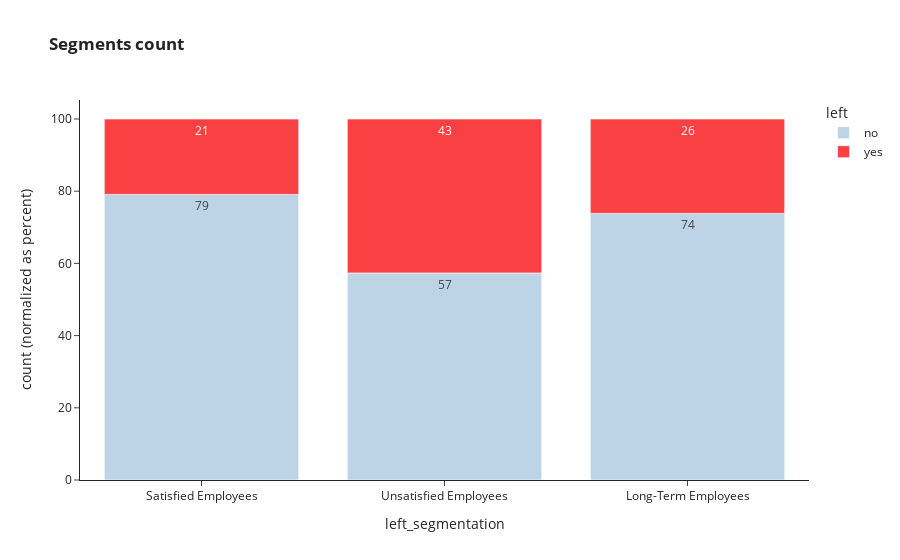

Write notebook code for a chart like this one.
### Code cell
fig = px.histogram(df_cluster, x="left_segmentation", color="left",
                title="<b> Segments count<b>",
                text_auto= '.2s',
                barnorm = "percent",
                color_discrete_sequence=["#bcd4e6", "#f94144"],


)

fig.update_xaxes(categoryorder='total descending')
fig.show()

### Figure 1 — Plotly figure (JSON) as saved in the notebook; plotly's stock layout.template omitted (floating-point values rounded to 4 significant figures; data arrays with more than 128 entries replaced by an {"elided": "..."} marker saying what was removed)
{"data": [{"alignmentgroup": "True", "bingroup": "x", "hovertemplate": "left=no<br>left_segmentation=%{x}<br>count (normalized as percent)=%{y}<extra></extra>", "legendgroup": "no", "marker": {"color": "#bcd4e6", "pattern": {"shape": ""}}, "name": "no", "offsetgroup": "no", "orientation": "v", "showlegend": true, "texttemplate": "%{value:.2s}", "type": "histogram", "x": {"elided": "6756 str values"}, "xaxis": "x", "yaxis": "y"}, {"alignmentgroup": "True", "bingroup": "x", "hovertemplate": "left=yes<br>left_segmentation=%{x}<br>count (normalized as percent)=%{y}<extra></extra>", "legendgroup": "yes", "marker": {"color": "#f94144", "pattern": {"shape": ""}}, "name": "yes", "offsetgroup": "yes", "orientation": "v", "showlegend": true, "texttemplate": "%{value:.2s}", "type": "histogram", "x": {"elided": "2784 str values"}, "xaxis": "x", "yaxis": "y"}], "layout": {"barmode": "relative", "barnorm": "percent", "legend": {"title": {"text": "left"}, "tracegroupgap": 0}, "title": {"text": "<b> Segments count<b>"}, "xaxis": {"anchor": "y", "categoryorder": "total descending", "domain": [0, 1], "title": {"text": "left_segmentation"}}, "yaxis": {"anchor": "x", "domain": [0, 1], "title": {"text": "count (normalized as percent)"}}}}
